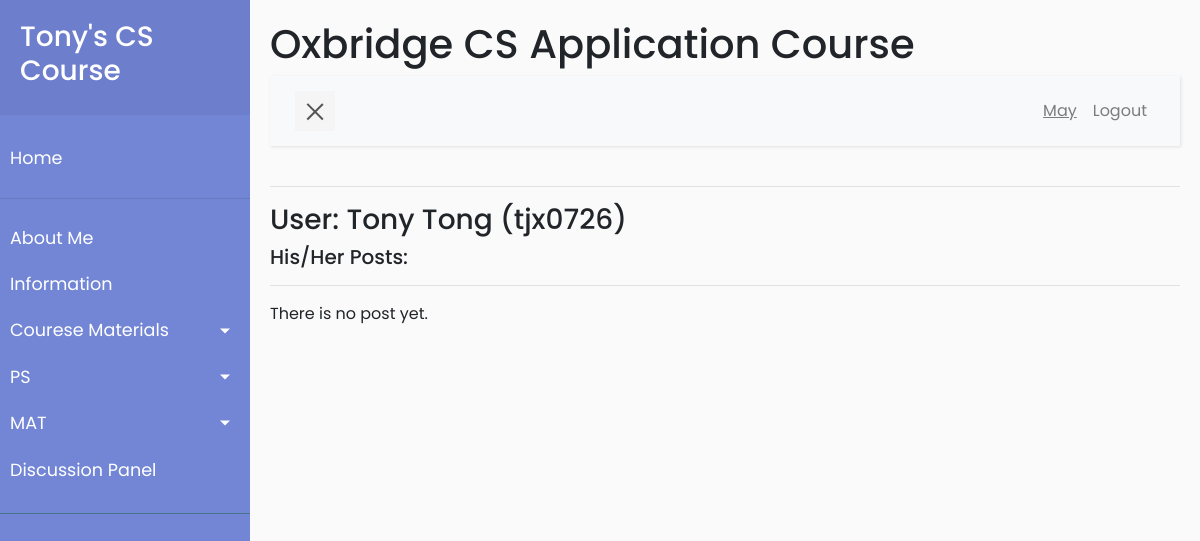
The app's page /user/tjx0726 (signed in) with its own data.
### app/models.py (models this page shows, shortened)
class User(UserMixin, db.Model):
    id = db.Column(db.Integer, primary_key=True)
    username = db.Column(db.String(64), index=True, unique=True)
    firstname = db.Column(db.String(64), index=True)
    lastname = db.Column(db.String(64), index=True)
    email = db.Column(db.String(120), index=True, unique=True)
    password_hash = db.Column(db.String(128))
    is_admin = db.Column(db.Boolean, default=False)
    posts = db.relationship('Post', backref='author', lazy='dynamic')
    mats = db.relationship('Mat', secondary=user_mat_association,
                           back_populates='viewers')
    mat_results = db.relationship(
        'Mat_result', backref='student', lazy='dynamic')
    ps_own = db.relationship("Ps_files", backref='owner', lazy='dynamic',
                             foreign_keys='Ps_files.user_id_owner')
    ps_by_me = db.relationship("Ps_files", backref='author',
                               lazy='dynamic', foreign_keys='Ps_files.user_id_author')

### app/routes.py (the view)
@app.route('/user/<username>')
@login_required
def user_default(username):
    user = User.query.filter_by(username=username).first_or_404()
    num_posts = user.posts.count()
    if num_posts == 0:
        return render_template('user.html', title=username, user=user,
                               posts=[], page=0, total_page=0)
    else:
        return redirect(url_for('user', username=username, page=1))

### app/models.py (called while the page is built)
@login.user_loader
def load_user(id):
    return User.query.get(int(id))

### app/templates/user.html (shortened to what this page needs)
{% extends "base.html" %}
{% block content %}
    <h3>User: {{ user.firstname}} {{ user.lastname}} ({{ user.username }})</h3>
    {% if current_user == user %}
    <h5>Your Posts:</h5>
    {% else %}
    <h5>His/Her Posts:</h5>
    {% endif %}
    <hr>
    {% include '_posts.html' %}
{% endblock %}

### app/templates/base.html (shortened to what this page needs)
<html lang="en">
    <head>
        <link rel="stylesheet" href="{{  url_for('static', filename='scripts/css/bootstrap.min.css') }}">
        <link rel="stylesheet" href="{{  url_for('static', filename='scripts/css/style5.css') }}">
    </head>
    <body>
        <div class="wrapper">
            <nav id="sidebar">
                <div class="sidebar-header">
                    <a href="{{ url_for('index') }}"><h3>Tony's CS Course</h3></a>
                </div>
                <ul class="list-unstyled components">
                    <li>
                        <a href="{{ url_for('index') }}">Home</a>
                    </li>
                    <hr>
                    <li>
                        <a href="{{ url_for('about_me') }}">About Me</a>
                    </li>
                    <li>
                        <a href="{{ url_for('information')}}">Information</a>
                    </li>
                    <li>
                        <a href="#cmSubmenu" data-toggle="collapse"
                            aria-expanded="false"
                            class="dropdown-toggle">Courese Materials</a>
                    </li>
                    <li>
                        <a href="#psSubmenu" data-toggle="collapse"
                            aria-expanded="false" class="dropdown-toggle">PS</a>
                    </li>
                    <li>
                        <a href="#matSubmenu" data-toggle="collapse"
                            aria-expanded="false" class="dropdown-toggle">MAT</a>
                    </li>
                    <li>
                        <a href="{{ url_for('discussion_no_page') }}">Discussion Panel</a>
                    </li>
                </ul>
            </nav>
            <div id="content">
                <h1>Oxbridge CS Application Course</h1>
                <nav class="navbar navbar-expand-lg navbar-light bg-light">
                    <div class="container-fluid">
                        <button type="button" id="sidebarCollapse" class="navbar-btn">
                            <span></span>
                        </button>
                        <div class="collapse navbar-collapse" id="navbarSupportedContent">
                            <ul class="nav navbar-nav ml-auto">
                                {% if current_user.is_anonymous %}
                                <li class="nav-item">
                                    <a class="nav-link" href="{{ url_for('login') }}">Login</a>
                                </li>
                                <li class="nav-item">
                                    <a class="nav-link" href="{{
                                        url_for('register') }}">Register</a>
                                </li>
                                {% else %}
                                <li class="nav-item">
                                    <a class="nav-link" href="{{
                                        url_for('user_default', username=current_user.username)}}"><u>{{current_user.username}}</u></a>
                                </li>
                                <li class="nav-item">
                                    <a class="nav-link" href="{{ url_for('logout') }}">Logout</a>
                                </li>
                                {% endif %}
                            </ul>
                        </div>
                    </div>
                </nav>
                <hr>
                {% block content %}
                {% endblock %}
            </div>
        </div>
    </body>
</html>

### app/static/scripts/css/style5.css (style rules this page uses)
body { font-family: 'Poppins', sans-serif; background: #fafafa; word-wrap: break-word; }
a, a:hover, a:focus { color: inherit; text-decoration: none; transition: all 0.3s; }
.navbar { padding: 15px 10px; background: #fff; border: none; border-radius: 0; margin-bottom: 40px; box-shadow: 1px 1px 3px rgba(0, 0, 0, 0.1); }
.navbar-btn { box-shadow: none; outline: none !important; border: none; }
.wrapper { display: flex; width: 100%; align-items: stretch; perspective: 1500px; }
#sidebar { min-width: 250px; max-width: 250px; background: #7386D5; color: #fff; transition: all 0.6s cubic-bezier(0.945, 0.020, 0.270, 0.665); transform-origin: bottom left; }
#sidebar .sidebar-header { padding: 20px; background: #6d7fcc; }
#sidebar ul.components { padding: 20px 0; border-bottom: 1px solid #47748b; }
#sidebar ul li a { padding: 10px; font-size: 1.1em; display: block; }
a[data-toggle="collapse"] { position: relative; }
.dropdown-toggle::after { display: block; position: absolute; top: 50%; right: 20px; transform: translateY(-50%); }
#content { width: 100%; padding: 20px; min-height: 100vh; transition: all 0.3s; }
#sidebarCollapse { width: 40px; height: 40px; background: #f5f5f5; cursor: pointer; }
#sidebarCollapse span { width: 80%; height: 2px; margin: 0 auto; display: block; background: #555; transition: all 0.8s cubic-bezier(0.810, -0.330, 0.345, 1.375); transition-delay: 0.2s; }
#sidebarCollapse span:last-of-type { transform: rotate(-45deg) translate(1px, -1px); }

### records on screen
User: username "May"
User: firstname "Tony", lastname "Tong", username "tjx0726"
